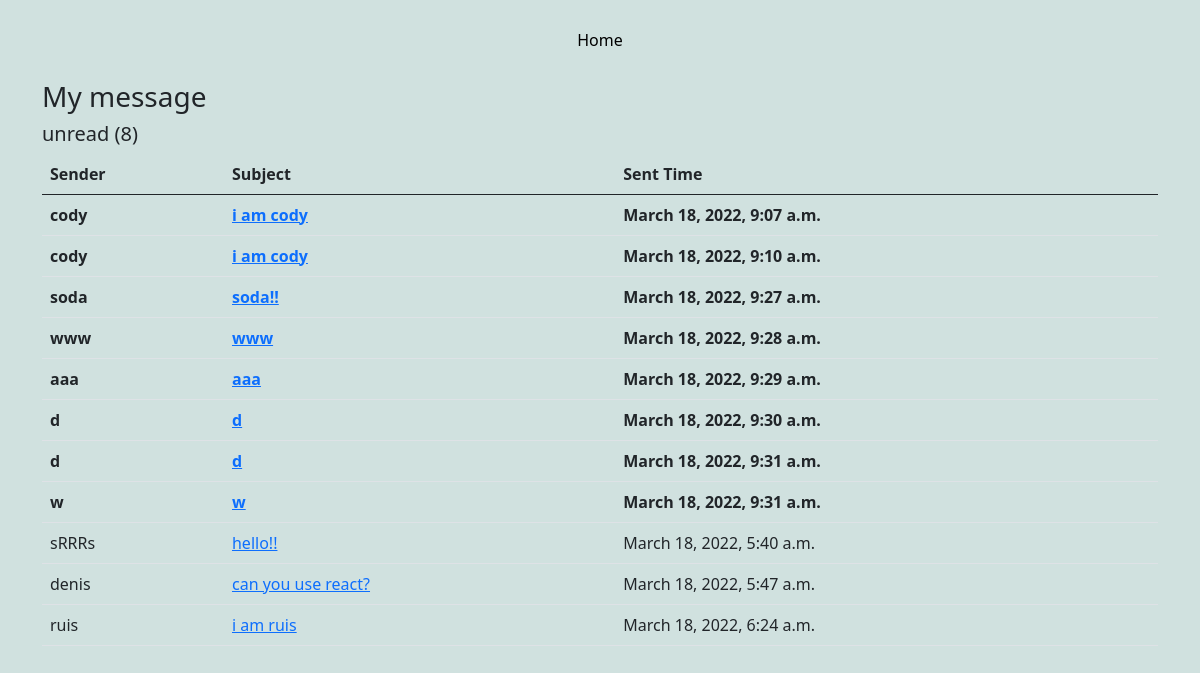
Screenshot of /inbox/ with the database file from the repository.
### base/models.py (models this page shows, shortened)
class Message(models.Model):
    name = models.CharField(max_length=50, null=True)
    email = models.CharField(max_length=200, null=True)
    subject = models.CharField(max_length=200, null=True)
    created_at = models.DateTimeField(auto_now_add=True)
    body = models.TextField()
    is_read = models.BooleanField(default=False)
    id = models.UUIDField(default=uuid.uuid4, unique=True,
                          primary_key=True, editable=True)

### base/views.py (the view)
# urls.py: path("inbox/", views.inboxPage, name="inbox"),
def inboxPage(request):
    inbox = Message.objects.all().order_by("is_read")
    unreadCount = Message.objects.filter(is_read=False).count()
    context = {"inbox": inbox, "unreadCount": unreadCount}
    return render(request, "base/templates/inbox.html", context)

### base/templates/inbox.html
{% extends "base.html" %}
{% load static %}
{% block content %}
<div class="container">
     <h3>My message</h3>
     <h5>unread ({{unreadCount}})</h5>
     <table class="table">
          <thead>
               <tr>
                    <th>Sender</th>
                    <th>Subject</th>
                    <th>Sent Time</th>
               </tr>
          </thead>
          <tbody>
               {% for message in inbox %}
               {% if message.is_read %}
               <tr>
                    {% else %}
               <tr style="font-weight: 900;">
               {% endif %}
               <td>{{message.name}}</td>
                    <td>
                         <a href="{% url "message" message.id %}">
                              {{message.subject}}
                         </a>
                    </td>
                    <td>{{message.created_at}}</td>
               </tr>
               {% endfor %}
          </tbody>
     </table>
</div>
{% endblock content %}

### static/styles/main.css (style rules this page uses)
body { background-color: rgba(1, 95, 86, 0.185); }

### rows the page displays
Message: name "cody", subject "i am cody", created_at "March 18, 2022, 9:07 a.m."
Message: name "cody", subject "i am cody", created_at "March 18, 2022, 9:10 a.m."
Message: name "soda", subject "soda!!", created_at "March 18, 2022, 9:27 a.m."
Message: name "www", subject "www", created_at "March 18, 2022, 9:28 a.m."
Message: name "aaa", subject "aaa", created_at "March 18, 2022, 9:29 a.m."
Message: name "d", subject "d", created_at "March 18, 2022, 9:30 a.m."
Message: name "d", subject "d", created_at "March 18, 2022, 9:31 a.m."
Message: name "w", subject "w", created_at "March 18, 2022, 9:31 a.m."
Message: name "sRRRs", subject "hello!!", created_at "March 18, 2022, 5:40 a.m."
Message: name "denis", subject "can you use react?", created_at "March 18, 2022, 5:47 a.m."
Message: name "ruis", subject "i am ruis", created_at "March 18, 2022, 6:24 a.m."

### other values shown
{{ unreadCount }} "8"
